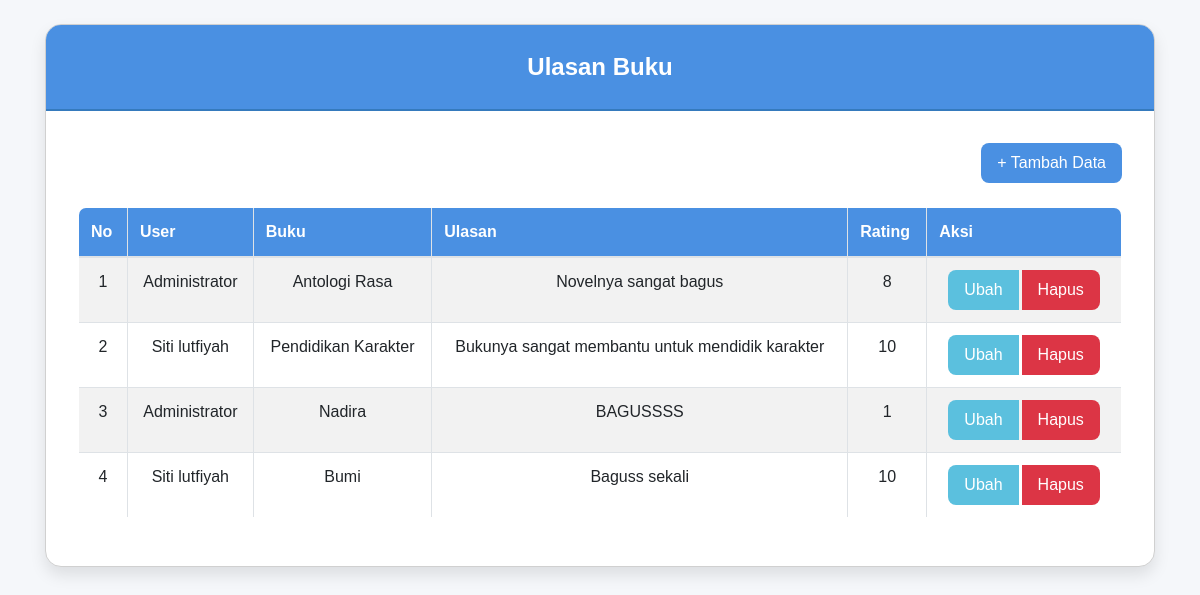
/ulasan.php, run on the app's committed database.
### tables this page shows
CREATE TABLE `ulasan` (
  `id_ulasan` int(11) NOT NULL,
  `id_user` int(11) DEFAULT NULL,
  `id_buku` int(11) DEFAULT NULL,
  `ulasan` text DEFAULT NULL,
  `rating` int(11) DEFAULT NULL
);

CREATE TABLE `user` (
  `id_user` int(11) NOT NULL,
  `nama` varchar(255) DEFAULT NULL,
  `username` varchar(255) DEFAULT NULL,
  `password` varchar(255) DEFAULT NULL,
  `email` varchar(255) DEFAULT NULL,
  `alamat` text DEFAULT NULL,
  `no_telepon` varchar(255) DEFAULT NULL,
  `level` enum('admin','petugas','peminjam') DEFAULT NULL
);

CREATE TABLE `buku` (
  `id_buku` int(11) NOT NULL,
  `id_kategori` int(11) DEFAULT NULL,
  `judul` varchar(255) DEFAULT NULL,
  `penulis` varchar(255) DEFAULT NULL,
  `penerbit` varchar(255) DEFAULT NULL,
  `tahun_terbit` varchar(255) DEFAULT NULL,
  `deskripsi` text DEFAULT NULL
);

### ulasan.php (the view, shortened to what this page needs)
<!DOCTYPE html>
<html lang="en">
<head>
    <link rel="stylesheet" href="https://stackpath.bootstrapcdn.com/bootstrap/4.5.2/css/bootstrap.min.css">
</head>
<body>
    <div class="container mt-4">
        <div class="card">
            <div class="card-header">
                Ulasan Buku
            </div>
            <div class="card-body">
                <div class="row mb-4">
                    <div class="col-md-12 text-right">
                        <a href="?page=ulasan_tambah" class="btn btn-primary">+ Tambah Data</a>
                    </div>
                </div>
                <table class="table table-striped table-bordered" id="dataTable">
                    <thead>
                        <tr>
                            <th>No</th>
                            <th>User</th>
                            <th>Buku</th>
                            <th>Ulasan</th>
                            <th>Rating</th>
                            <th>Aksi</th>
                        </tr>
                    </thead>
                    <tbody>
                        <?php
                        $i = 1;
                        $query = mysqli_query($koneksi, "SELECT * FROM ulasan
                                                        LEFT JOIN user ON user.id_user = ulasan.id_user
                                                        LEFT JOIN buku ON buku.id_buku = ulasan.id_buku");
                        while ($data = mysqli_fetch_array($query)) {
                        ?>
                            <tr>
                                <td><?php echo $i++; ?></td>
                                <td><?php echo htmlspecialchars($data['nama']); ?></td>
                                <td><?php echo htmlspecialchars($data['judul']); ?></td>
                                <td><?php echo htmlspecialchars($data['ulasan']); ?></td>
                                <td><?php echo htmlspecialchars($data['rating']); ?></td>
                                <td>
                                    <div class="btn-group">
                                        <a href="?page=ulasan_ubah&&id=<?php echo $data['id_ulasan']; ?>" class="btn btn-info">Ubah</a>
                                        <a onclick="return confirm('Apakah Anda yakin ingin menghapus ulasan ini?');" href="?page=ulasan_hapus&&id=<?php echo $data['id_ulasan']; ?>" class="btn btn-danger">Hapus</a>
                                    </div>
                                </td>
                            </tr>
                        <?php
                        }
                        ?>
                    </tbody>
                </table>
            </div>
        </div>
    </div>
</body>
</html>

### ulasan.php (style rules this page uses)
body { background-color: #f5f7fa; font-family: 'Arial', sans-serif; }
.card { border-radius: 1rem; border: 1px solid #d0d0d0; box-shadow: 0 8px 16px rgba(0, 0, 0, 0.1); overflow: hidden; }
.card-header { background-color: #4a90e2; color: white; padding: 1.5rem; text-align: center; font-size: 1.5rem; font-weight: bold; border-bottom: 2px solid #357abd; }
.card-body { padding: 2rem; }
.btn-primary, .btn-info, .btn-danger { border-radius: 0.5rem; font-size: 1rem; padding: 0.5rem 1rem; transition: all 0.3s ease; }
.btn-primary { background-color: #4a90e2; border: none; }
.btn-info { background-color: #5bc0de; border: none; }
.btn-danger { background-color: #dc3545; border: none; }
table { margin-top: 1rem; background-color: white; border-radius: 0.5rem; overflow: hidden; }
table thead { background-color: #4a90e2; color: white; }
table thead th { padding: 1rem; }
table tbody tr { transition: background-color 0.3s ease; }
table tbody td { text-align: center; vertical-align: middle; padding: 1rem; }
.btn-group a { margin: 0 0.25rem; }

### data on the page
ulasan: id_user.nama "Administrator", id_buku.judul "Antologi Rasa", ulasan "Novelnya sangat bagus", rating "8"
ulasan: id_user.nama "Siti lutfiyah", id_buku.judul "Pendidikan Karakter", ulasan "Bukunya sangat membantu untuk mendidik karakter", rating "10"
ulasan: id_user.nama "Administrator", id_buku.judul "Nadira", ulasan "BAGUSSSS", rating "1"
ulasan: id_user.nama "Siti lutfiyah", id_buku.judul "Bumi", ulasan "Baguss sekali", rating "10"
